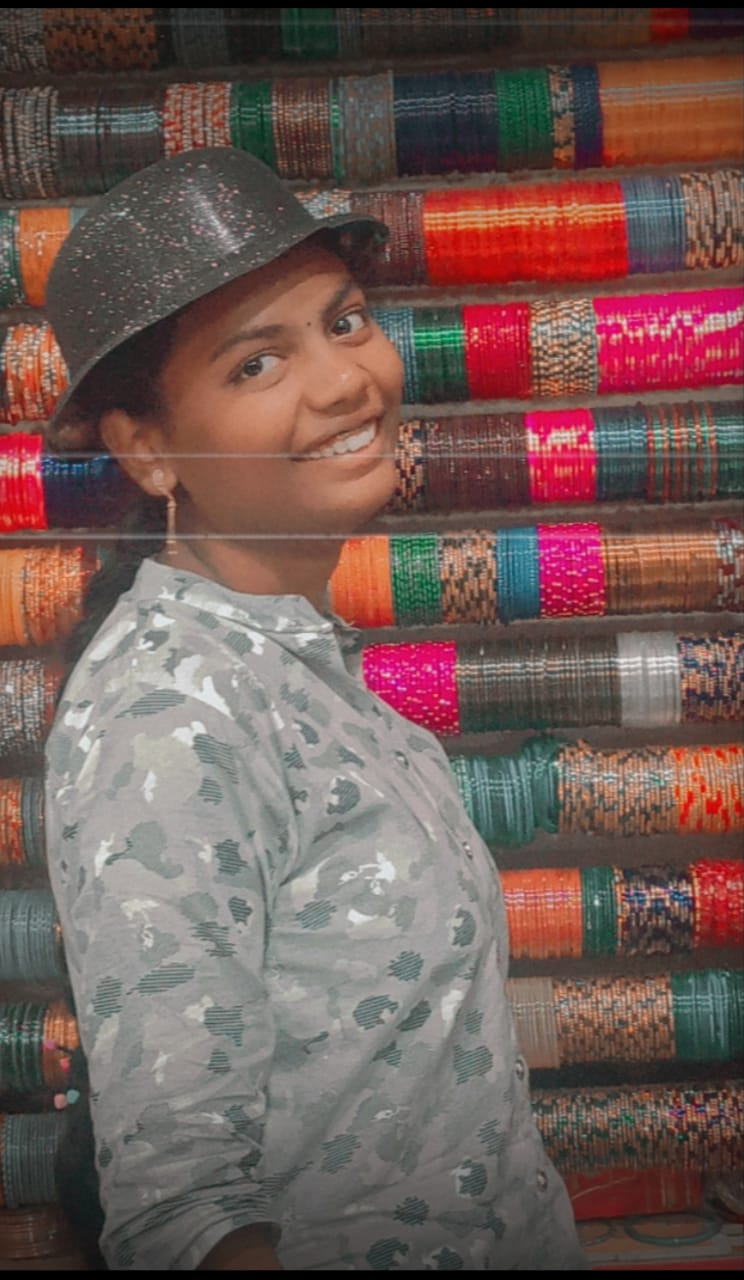
#> input picture Image to pencil sketch/image.jpeg, 744 x 1280 px
$ python final.py
#> lines starting #> are read from the running program, lines starting #| are printed output that depends on the picture
import cv2
import matplotlib.pyplot as plt
plt.style.use('seaborn')
img = cv2.imread("image.jpeg")
#> img is the input picture: shape (1280, 744, 3); mean B, G, R 85.4, 89.8, 113.5
img = cv2.cvtColor(img,cv2.COLOR_BGR2RGB)
img_gray = cv2.cvtColor(img, cv2.COLOR_BGR2GRAY)
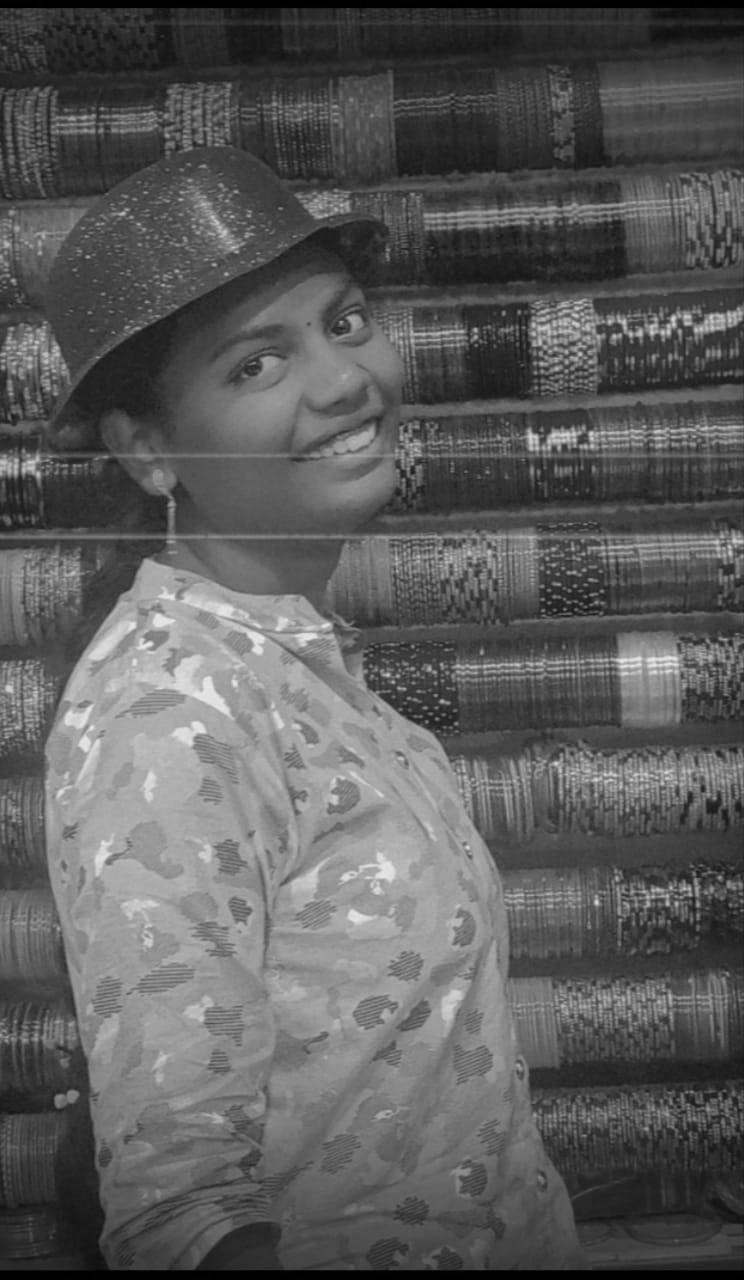
#> img_gray: shape (1280, 744); min 0, max 235, mean 91.2
img_invert = cv2.bitwise_not(img_gray)
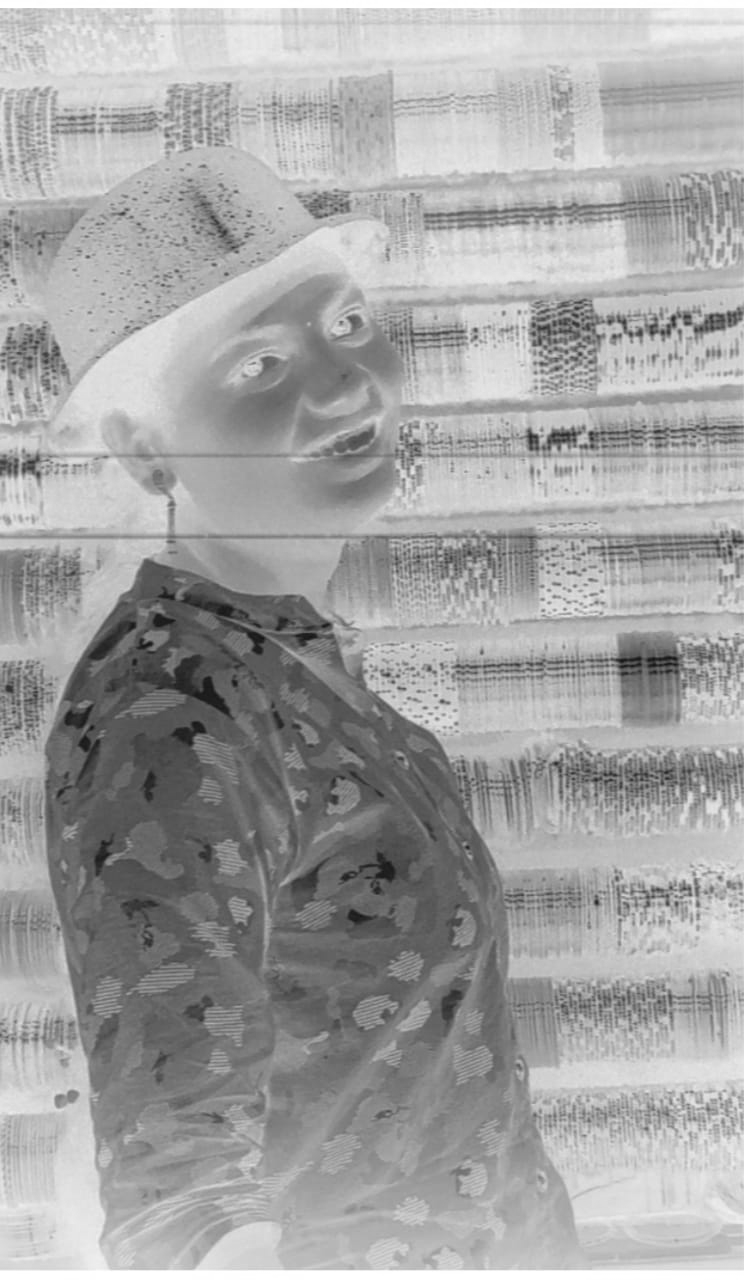
#> img_invert: shape (1280, 744); min 20, max 255, mean 163.8
img_smoothing = cv2.GaussianBlur(img_invert, (21, 21),sigmaX=0, sigmaY=0)
final = cv2.divide(img_gray, 255 - img_smoothing, scale=255)
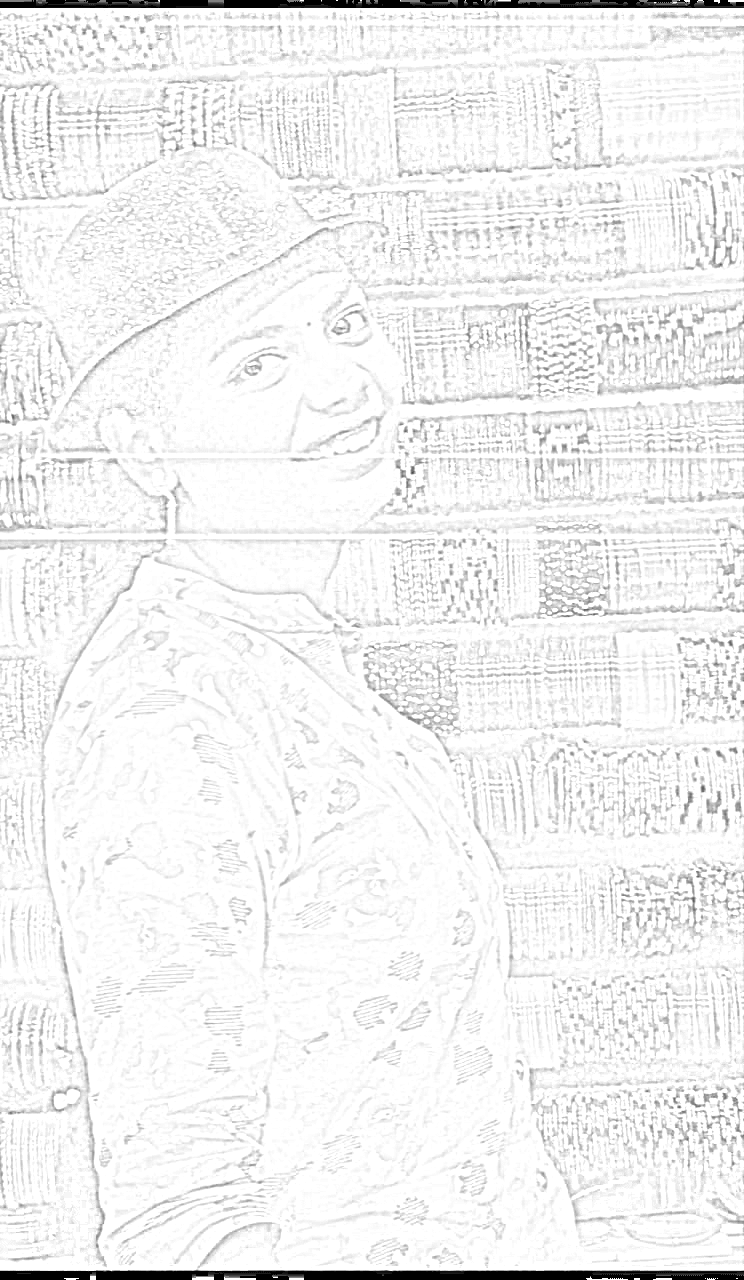
#> final: shape (1280, 744); min 0, max 255, mean 241.4
plt.figure(figsize=(20,20))
plt.subplot(1,5,1)
plt.imshow(img)
plt.axis("off")
plt.title("Original Image")
plt.subplot(1,5,2)
plt.imshow(img_gray,cmap="gray")
plt.axis("off")
plt.title("GrayScale Image")
plt.subplot(1,5,3)
plt.imshow(img_invert,cmap="gray")
plt.axis("off")
plt.title("Inverted Image")
plt.subplot(1,5,4)
plt.imshow(img_smoothing,cmap="gray")
plt.axis("off")
plt.title("Smoothen Image")
plt.subplot(1,5,5)
plt.imshow(final,cmap="gray")
plt.axis("off")
plt.title("Final Sketch Image")
plt.show()
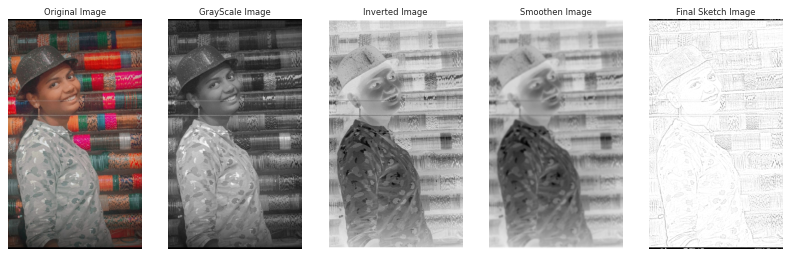
#> figure drawn by matplotlib, 5 panels
